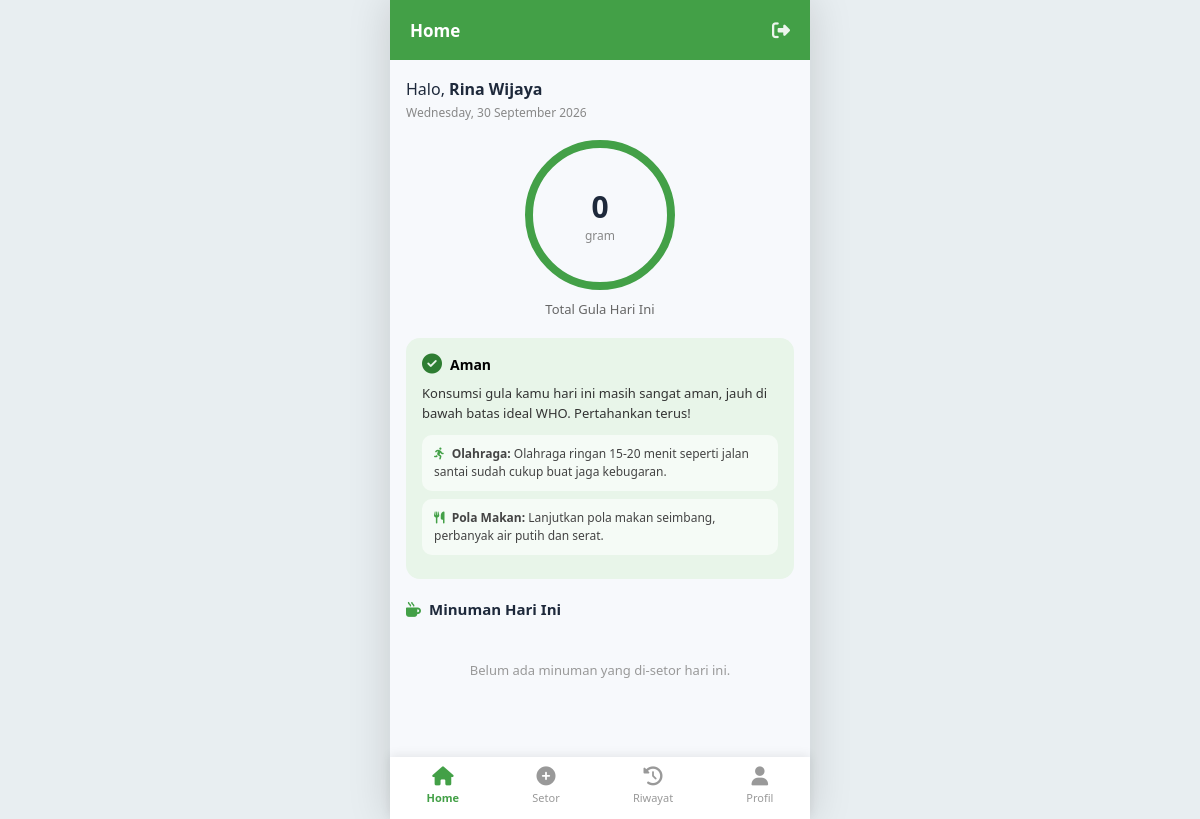
Screenshot of /user/index.php (signed in) with the database file from the repository.
### tables this page shows
CREATE TABLE `users` (
  `id` int(11) NOT NULL,
  `nama` varchar(100) NOT NULL,
  `username` varchar(50) NOT NULL,
  `email` varchar(100) DEFAULT NULL,
  `password` varchar(255) NOT NULL,
  `role` enum('admin','user') NOT NULL DEFAULT 'user',
  `foto_profil` varchar(255) DEFAULT NULL,
  `berat_badan` int(11) DEFAULT NULL,
  `usia` int(11) DEFAULT NULL,
  `riwayat_diabetes` tinyint(1) DEFAULT 0,
  `created_at` timestamp NOT NULL DEFAULT current_timestamp()
);

CREATE TABLE `rules_risiko` (
  `id` int(11) NOT NULL,
  `batas_bawah_gram` decimal(5,1) NOT NULL,
  `batas_atas_gram` decimal(5,1) DEFAULT NULL,
  `kondisi_khusus` enum('normal','diabetes','prediabetes') NOT NULL DEFAULT 'normal',
  `level_risiko` varchar(20) NOT NULL,
  `pesan_warning` text NOT NULL,
  `rekomendasi_olahraga` text NOT NULL,
  `rekomendasi_pola_makan` text NOT NULL,
  `is_active` tinyint(1) DEFAULT 1,
  `created_at` timestamp NOT NULL DEFAULT current_timestamp()
);

### user/index.php (the view, shortened to what this page needs)
<?php
require_once 'includes/header.php';
$user_id = $_SESSION['user_id'];
$user_data = $koneksi->query("SELECT * FROM users WHERE id = $user_id")->fetch_assoc();
$kondisi = $user_data['riwayat_diabetes'] ? 'diabetes' : 'normal';
$stmt = $koneksi->prepare("
    SELECT COALESCE(SUM(m.kadar_gula_gram * k.jumlah_porsi), 0) AS total_gula
    FROM konsumsi k
    JOIN minuman m ON k.minuman_id = m.id
    WHERE k.user_id = ? AND k.tanggal = CURDATE()
");
$stmt->bind_param("i", $user_id);
$stmt->execute();
$total_gula = $stmt->get_result()->fetch_assoc()['total_gula'];
$stmt = $koneksi->prepare("
    SELECT * FROM rules_risiko
    WHERE kondisi_khusus = ?
    AND is_active = 1
    AND ? >= batas_bawah_gram
    AND (batas_atas_gram IS NULL OR ? <= batas_atas_gram)
    LIMIT 1
");
$stmt->bind_param("sdd", $kondisi, $total_gula, $total_gula);
$stmt->execute();
$rule = $stmt->get_result()->fetch_assoc();
$level = $rule['level_risiko'] ?? 'Aman';
$warna_level = [
    'Aman'     => 'level-aman',
    'Sedang'   => 'level-sedang',
    'Waspada'  => 'level-waspada',
    'Tinggi'   => 'level-tinggi',
    'Bahaya'   => 'level-bahaya',
][$level] ?? 'level-aman';
$icon_level = [
    'Aman'     => 'fa-circle-check',
    'Sedang'   => 'fa-circle-info',
    'Waspada'  => 'fa-triangle-exclamation',
    'Tinggi'   => 'fa-triangle-exclamation',
    'Bahaya'   => 'fa-circle-exclamation',
][$level] ?? 'fa-circle-check';
$stmt2 = $koneksi->prepare("
    SELECT m.nama_minuman, m.gambar, m.kadar_gula_gram, k.jumlah_porsi
    FROM konsumsi k JOIN minuman m ON k.minuman_id = m.id
    WHERE k.user_id = ? AND k.tanggal = CURDATE()
    ORDER BY k.created_at DESC
");
$stmt2->bind_param("i", $user_id);
$stmt2->execute();
$minuman_hari_ini = $stmt2->get_result();
?>
<div class="greeting">
    <p>Halo, <strong><?= htmlspecialchars($user_data['nama']) ?></strong> </p>
    <span class="tanggal"><?= date('l, d F Y') ?></span>
</div>
<div class="gula-summary">
    <div class="gula-circle <?= $warna_level ?>">
        <span class="gula-angka"><?= round($total_gula, 1) ?></span>
        <span class="gula-unit">gram</span>
    </div>
    <p class="gula-label">Total Gula Hari Ini</p>
</div>
<?php if ($rule): ?>
<div class="warning-card <?= $warna_level ?>">
    <div class="warning-header">
        <i class="fa-solid <?= $icon_level ?>"></i>
        <span class="level-badge"><?= htmlspecialchars($level) ?></span>
    </div>
    <p class="warning-text"><?= htmlspecialchars($rule['pesan_warning']) ?></p>
    <div class="rekomendasi-box">
        <p><i class="fa-solid fa-person-running"></i> <strong>Olahraga:</strong> <?= htmlspecialchars($rule['rekomendasi_olahraga']) ?></p>
    </div>
    <div class="rekomendasi-box">
        <p><i class="fa-solid fa-utensils"></i> <strong>Pola Makan:</strong> <?= htmlspecialchars($rule['rekomendasi_pola_makan']) ?></p>
    </div>
</div>
<?php endif; ?>
<div class="section-title">
    <h3><i class="fa-solid fa-mug-hot"></i> Minuman Hari Ini</h3>
</div>
<div class="minuman-list">
    <?php if ($minuman_hari_ini->num_rows === 0): ?>
        <p class="empty-state">Belum ada minuman yang di-setor hari ini.</p>
    <?php endif; ?>
</div>
<?php require_once 'includes/footer.php'; ?>

### assets/user.css (style rules this page uses)
* { margin: 0; padding: 0; box-sizing: border-box; font-family: 'Segoe UI', Tahoma, sans-serif; }
body { background: #e8eef1; min-height: 100vh; display: flex; justify-content: center; }
.greeting { margin-bottom: 18px; }
.greeting p { font-size: 16px; color: #1e293b; }
.tanggal { font-size: 12px; color: #888; }
.gula-summary { text-align: center; margin-bottom: 20px; }
.gula-circle { width: 150px; height: 150px; border-radius: 50%; margin: 0 auto 10px auto; display: flex; flex-direction: column; align-items: center; justify-content: center; border: 8px solid #e0e0e0; }
.gula-circle.level-aman { border-color: #43a047; }
.gula-angka { font-size: 30px; font-weight: 700; color: #1e293b; }
.gula-unit { font-size: 12px; color: #888; }
.gula-label { font-size: 13px; color: #666; }
.warning-card { border-radius: 14px; padding: 16px; margin-bottom: 20px; }
.warning-card.level-aman { background: #e8f5e9; }
.warning-header { display: flex; align-items: center; gap: 8px; margin-bottom: 10px; }
.warning-header i { font-size: 20px; }
.level-aman .warning-header i { color: #2e7d32; }
.level-badge { font-weight: 700; font-size: 14px; }
.warning-text { font-size: 13px; color: #333; margin-bottom: 12px; line-height: 1.5; }
.rekomendasi-box { background: rgba(255,255,255,0.6); border-radius: 10px; padding: 10px 12px; margin-bottom: 8px; }
.rekomendasi-box p { font-size: 12px; color: #444; line-height: 1.5; }
.rekomendasi-box i { color: #43a047; margin-right: 4px; }
.section-title { margin-bottom: 12px; }
.section-title h3 { font-size: 15px; color: #1e293b; display: flex; align-items: center; gap: 8px; }
.section-title h3 i { color: #43a047; }
.minuman-list { margin-bottom: 20px; }
.empty-state { text-align: center; color: #999; font-size: 13px; padding: 30px 0; }

### rows the page displays
users: nama "Rina Wijaya"
rules_risiko: level_risiko "Aman", pesan_warning "Konsumsi gula kamu hari ini masih sangat aman, jauh di bawah batas ideal WHO. Pertahankan terus!", rekomendasi_olahraga "Olahraga ringan 15-20 menit seperti jalan santai sudah cukup buat jaga kebugaran.", rekomendasi_pola_makan "Lanjutkan pola makan seimbang, perbanyak air putih dan serat."

### other values shown
$page_title "Home"
$total_gula "0"
